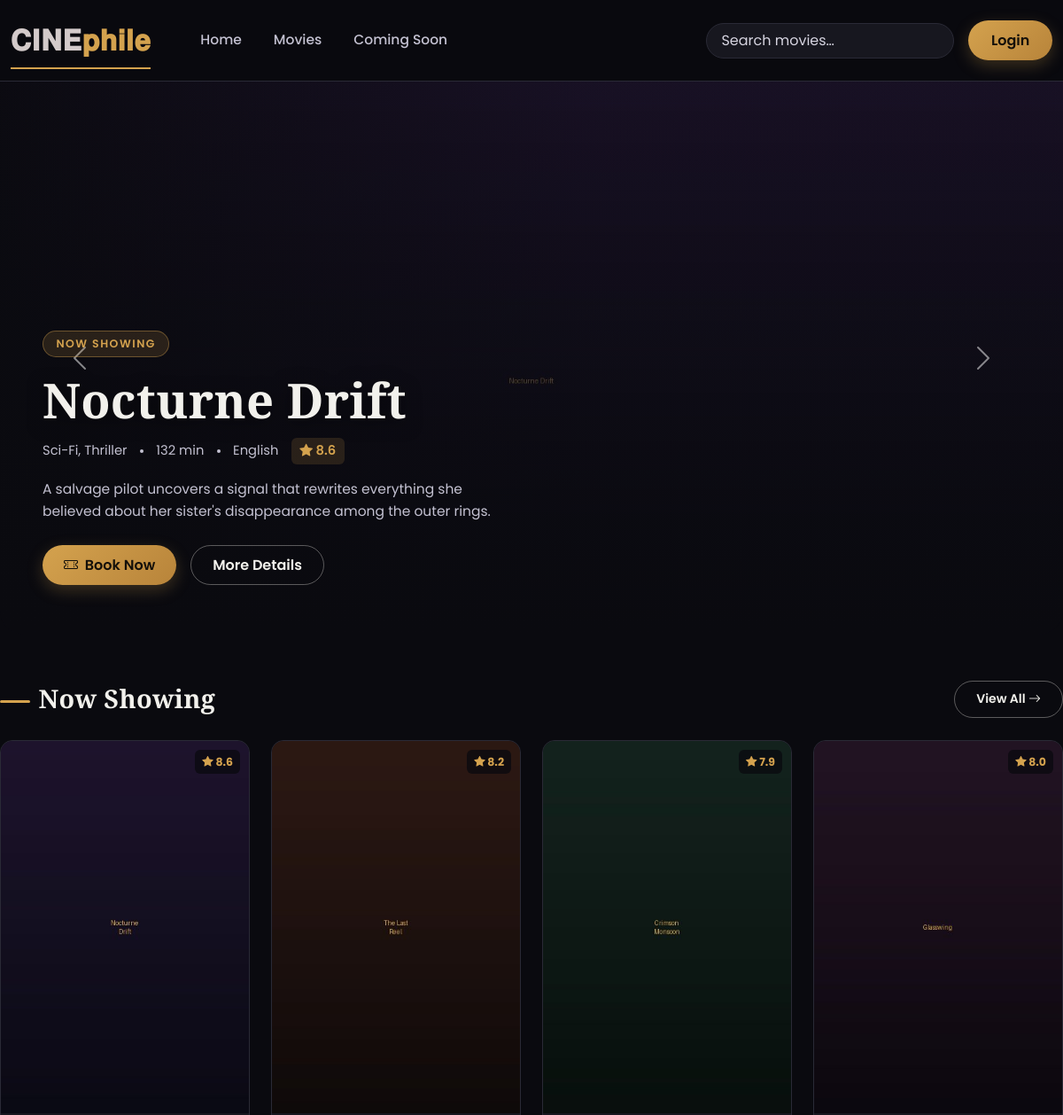
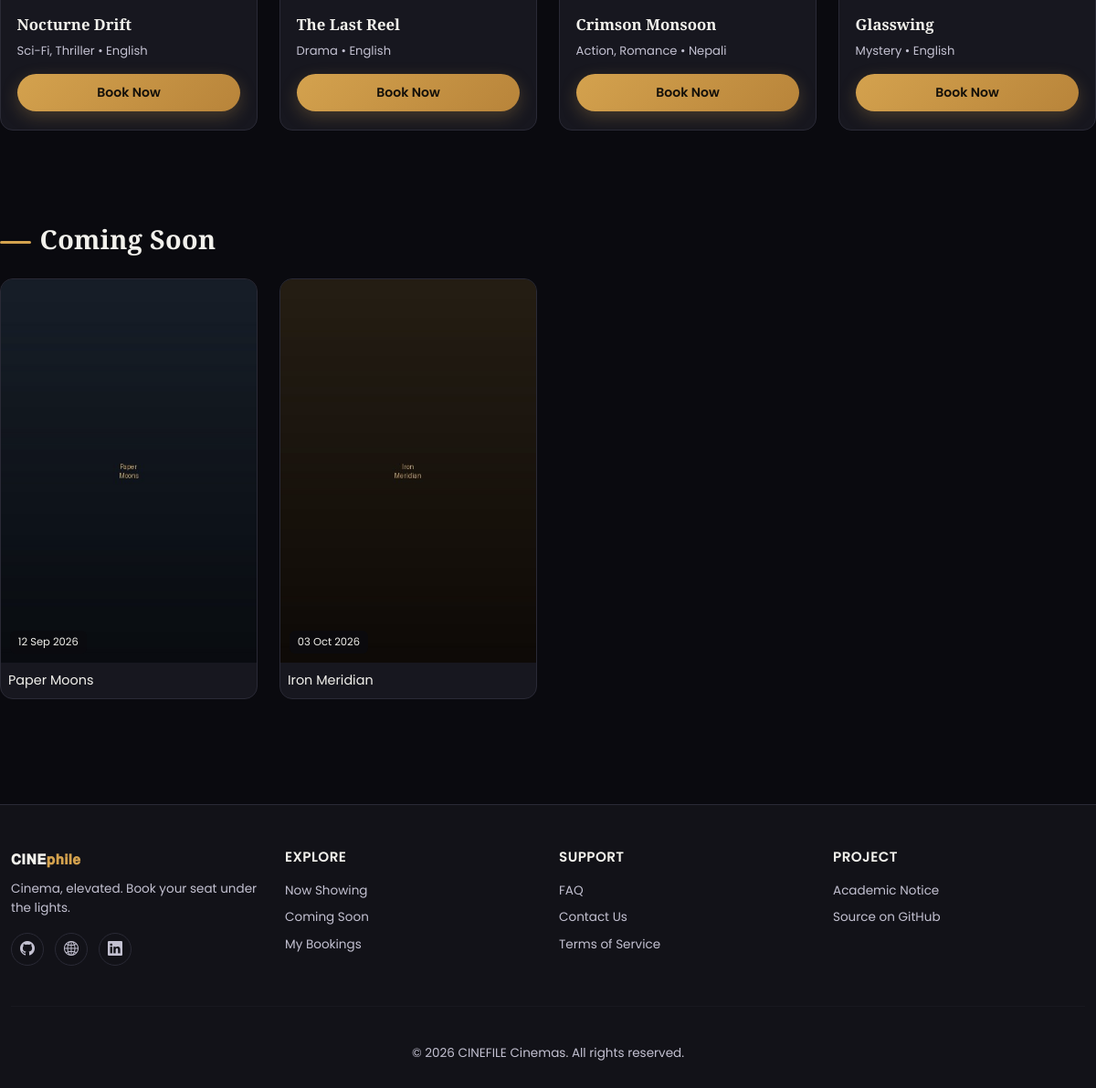
The page / on the database its author committed (2 pictures, top to bottom).
### tables this page shows
CREATE TABLE movies (
  id INT AUTO_INCREMENT PRIMARY KEY,
  title VARCHAR(200) NOT NULL,
  genre VARCHAR(150) NOT NULL,
  language VARCHAR(80) NOT NULL,
  duration INT NOT NULL COMMENT 'minutes',
  rating DECIMAL(2,1) DEFAULT 0.0,
  poster VARCHAR(255) DEFAULT NULL,
  backdrop VARCHAR(255) DEFAULT NULL,
  description TEXT,
  trailer_url VARCHAR(255) DEFAULT NULL,
  release_date DATE DEFAULT NULL,
  status ENUM('now_showing','coming_soon') DEFAULT 'now_showing',
  created_at TIMESTAMP DEFAULT CURRENT_TIMESTAMP,
  updated_at TIMESTAMP DEFAULT CURRENT_TIMESTAMP ON UPDATE CURRENT_TIMESTAMP,
  FULLTEXT KEY ft_search (title, genre, language)
);

### includes/functions.php (called while the page is built, shortened)
<?php
function is_logged_in(): bool
{
    return isset($_SESSION['user_id']);
}
function format_date_pretty($date): string
{
    return date('d M Y', strtotime($date));
}

### index.php (the view, shortened to what this page needs)
<?php
require_once __DIR__ . '/includes/auth.php';
$assetBase = '';
$heroMovies = $pdo->query("SELECT * FROM movies WHERE status='now_showing' ORDER BY created_at DESC LIMIT 5")->fetchAll();
$nowShowing = $pdo->query("SELECT * FROM movies WHERE status='now_showing' ORDER BY created_at DESC LIMIT 4")->fetchAll();
$comingSoon = $pdo->query("SELECT * FROM movies WHERE status='coming_soon' ORDER BY release_date ASC LIMIT 6")->fetchAll();
include __DIR__ . '/includes/header.php';
include __DIR__ . '/includes/navbar.php';
?>
<?php if ($heroMovies): ?>
<div id="heroCarousel" class="carousel slide" data-bs-ride="carousel" data-bs-interval="6000">
  <div class="carousel-inner">
    <?php foreach ($heroMovies as $i => $hero): ?>
    <div class="carousel-item <?= $i === 0 ? 'active' : '' ?>">
      <section class="lm-hero" style="background-image:url('<?= htmlspecialchars($hero['backdrop'] ?: 'assets/images/movies/placeholder-backdrop.jpg') ?>');">
        <div class="lm-hero-content">
          <span class="lm-hero-badge">Now Showing</span>
          <h1 class="lm-hero-title"><?= htmlspecialchars($hero['title']) ?></h1>
          <div class="lm-hero-meta">
            <span><?= htmlspecialchars($hero['genre']) ?></span>
            <span class="dot"></span>
            <span><?= (int)$hero['duration'] ?> min</span>
            <span class="dot"></span>
            <span><?= htmlspecialchars($hero['language']) ?></span>
            <span class="lm-rating-pill"><i class="bi bi-star-fill"></i> <?= number_format((float)$hero['rating'], 1) ?></span>
          </div>
          <p class="lm-hero-desc"><?= htmlspecialchars(mb_strimwidth($hero['description'], 0, 200, '…')) ?></p>
          <div class="d-flex gap-3">
            <a href="movie.php?id=<?= $hero['id'] ?>#shows" class="btn btn-lumiere px-4"><i class="bi bi-ticket-perforated me-1"></i> Book Now</a>
            <a href="movie.php?id=<?= $hero['id'] ?>" class="btn btn-outline-lumiere px-4">More Details</a>
          </div>
        </div>
      </section>
    </div>
    <?php endforeach; ?>
  </div>
  <?php if (count($heroMovies) > 1): ?>
  <button class="carousel-control-prev" type="button" data-bs-target="#heroCarousel" data-bs-slide="prev">
    <span class="carousel-control-prev-icon"></span>
  </button>
  <button class="carousel-control-next" type="button" data-bs-target="#heroCarousel" data-bs-slide="next">
    <span class="carousel-control-next-icon"></span>
  </button>
  <?php endif; ?>
</div>
<?php endif; ?>
<section class="lm-section container container-xl" id="now-showing">
  <div class="lm-section-head">
    <h2><span class="lm-accent-bar"></span>Now Showing</h2>
    <a href="movies.php" class="btn btn-outline-lumiere btn-sm">View All <i class="bi bi-arrow-right"></i></a>
  </div>
  <div class="row g-4">
    <?php foreach ($nowShowing as $m): ?>
    <div class="col-6 col-md-4 col-lg-3">
      <a href="movie.php?id=<?= $m['id'] ?>" class="movie-card d-block">
        <div class="poster-wrap">
          <img src="<?= htmlspecialchars($m['poster'] ?: 'assets/images/movies/placeholder.jpg') ?>" alt="<?= htmlspecialchars($m['title']) ?>" loading="lazy">
          <?php if ($m['rating'] > 0): ?>
          <span class="rating-badge"><i class="bi bi-star-fill"></i> <?= number_format($m['rating'], 1) ?></span>
          <?php endif; ?>
        </div>
        <div class="card-body">
          <div class="movie-title"><?= htmlspecialchars($m['title']) ?></div>
          <div class="movie-meta"><?= htmlspecialchars($m['genre']) ?> • <?= htmlspecialchars($m['language']) ?></div>
          <span class="btn btn-lumiere btn-sm w-100">Book Now</span>
        </div>
      </a>
    </div>
    <?php endforeach; ?>
  </div>
</section>
<?php if ($comingSoon): ?>
<section class="lm-section container container-xl" id="coming-soon">
  <div class="lm-section-head">
    <h2><span class="lm-accent-bar"></span>Coming Soon</h2>
  </div>
  <div class="row g-4">
    <?php foreach ($comingSoon as $m): ?>
    <div class="col-6 col-md-4 col-lg-3">
      <a href="movie.php?id=<?= $m['id'] ?>" class="coming-card d-block">
        <div class="poster-wrap">
          <img src="<?= htmlspecialchars($m['poster'] ?: 'assets/images/movies/placeholder.jpg') ?>" alt="<?= htmlspecialchars($m['title']) ?>" loading="lazy">
          <span class="release-badge"><?= format_date_pretty($m['release_date']) ?></span>
        </div>
        <div class="p-2">
          <div class="movie-title" style="font-size:0.9rem;"><?= htmlspecialchars($m['title']) ?></div>
        </div>
      </a>
    </div>
    <?php endforeach; ?>
  </div>
</section>
<?php endif; ?>
<?php include __DIR__ . '/includes/footer.php'; ?>

### includes/header.php (shortened to what this page needs)
<!DOCTYPE html>
<html lang="en">
<head>
<link href="https://cdn.jsdelivr.net/npm/bootstrap@5.3.3/dist/css/bootstrap.min.css" rel="stylesheet">
<link rel="stylesheet" href="https://cdn.jsdelivr.net/npm/bootstrap-icons@1.11.3/font/bootstrap-icons.css">
<link rel="stylesheet" href="<?= $assetBase ?? '' ?>assets/css/style.css">
</head>
<body>

### includes/navbar.php (shortened to what this page needs)
<?php $base = $assetBase ?? ''; ?>
<nav class="navbar navbar-expand-lg lm-navbar">
  <div class="container container-xl">
    <a class="navbar-brand lm-brand" href="<?= $base ?>index.php">
𝐂𝐈𝐍𝐄<span>𝐩𝐡𝐢𝐥𝐞</span></a>
    <div class="collapse navbar-collapse" id="lmNav">
      <ul class="navbar-nav me-auto mb-2 mb-lg-0 ms-lg-4 gap-1">
        <li class="nav-item"><a class="nav-link" href="<?= $base ?>index.php">Home</a></li>
        <li class="nav-item"><a class="nav-link" href="<?= $base ?>movies.php">Movies</a></li>
        <li class="nav-item"><a class="nav-link" href="<?= $base ?>movies.php#coming-soon">Coming Soon</a></li>
      </ul>
      <form class="d-flex position-relative lm-search-form me-3 mb-2 mb-lg-0" style="max-width:280px;" onsubmit="return false;">
        <input type="text" id="navSearchInput" class="form-control" placeholder="Search movies…" autocomplete="off">
      </form>
      <?php if (is_logged_in()): ?>
        <div class="dropdown">
          <a class="btn btn-outline-lumiere dropdown-toggle d-flex align-items-center gap-2" href="#" role="button" data-bs-toggle="dropdown">
            <i class="bi bi-person-circle"></i> <?= htmlspecialchars(explode(' ', $_SESSION['user_name'])[0]) ?>
          </a>
          <ul class="dropdown-menu dropdown-menu-end lm-surface border-0 mt-2">
            <li><a class="dropdown-item text-light" href="<?= $base ?>profile.php"><i class="bi bi-person me-2"></i>My Profile</a></li>
            <li><a class="dropdown-item text-light" href="<?= $base ?>my-bookings.php"><i class="bi bi-ticket-perforated me-2"></i>My Bookings</a></li>
            <li><a class="dropdown-item text-light" href="<?= $base ?>profile.php#password"><i class="bi bi-shield-lock me-2"></i>Change Password</a></li>
            <li><hr class="dropdown-divider" style="border-color:var(--lm-border)"></li>
            <li><a class="dropdown-item text-danger" href="<?= $base ?>logout.php"><i class="bi bi-box-arrow-right me-2"></i>Logout</a></li>
          </ul>
        </div>
      <?php else: ?>
        <a href="<?= $base ?>login.php" class="btn btn-lumiere">Login</a>
      <?php endif; ?>
    </div>
  </div>
</nav>

### includes/footer.php
<?php $base = $assetBase ?? ''; ?>
<footer class="lm-footer">
  <div class="container container-xl">
    <div class="row gy-4">
      <div class="col-md-3">
        <div class="lm-footer-brand mb-2">𝐂𝐈𝐍𝐄<span style="color:var(--lm-accent)">𝐩𝐡𝐢𝐥𝐞</span></div>
        <p class="small mb-3">Cinema, elevated. Book your seat under the lights.</p>
        <div class="lm-footer-social">
          <a href="https://github.com/yourusername/cinefile" target="_blank" rel="noopener noreferrer" class="lm-footer-social-link" aria-label="GitHub repository"><i class="bi bi-github"></i></a>
          <a href="https://your-portfolio.example.com" target="_blank" rel="noopener noreferrer" class="lm-footer-social-link" aria-label="Portfolio website"><i class="bi bi-globe2"></i></a>
          <a href="https://linkedin.com/in/yourusername" target="_blank" rel="noopener noreferrer" class="lm-footer-social-link" aria-label="LinkedIn profile"><i class="bi bi-linkedin"></i></a>
        </div>
      </div>
      <div class="col-md-3">
        <h6 class="lm-footer-heading">Explore</h6>
        <ul class="list-unstyled small lm-footer-links">
          <li class="mb-2"><a href="<?= $base ?>movies.php">Now Showing</a></li>
          <li class="mb-2"><a href="<?= $base ?>movies.php#coming-soon">Coming Soon</a></li>
          <li class="mb-2"><a href="<?= $base ?>my-bookings.php">My Bookings</a></li>
        </ul>
      </div>
      <div class="col-md-3">
        <h6 class="lm-footer-heading">Support</h6>
        <ul class="list-unstyled small lm-footer-links">
          <li class="mb-2"><a href="<?= $base ?>faq.php">FAQ</a></li>
          <li class="mb-2"><a href="<?= $base ?>contact.php">Contact Us</a></li>
          <li class="mb-2"><a href="<?= $base ?>terms.php">Terms of Service</a></li>
        </ul>
      </div>
      <div class="col-md-3">
        <h6 class="lm-footer-heading">Project</h6>
        <ul class="list-unstyled small lm-footer-links">
          <li class="mb-2"><a href="<?= $base ?>terms.php#academic-notice">Academic Notice</a></li>
          <li class="mb-2"><a href="https://github.com/yourusername/cinefile" target="_blank" rel="noopener noreferrer">Source on GitHub</a></li>
        </ul>
      </div>
    </div>
    <hr class="lm-footer-divider">
    <div class="lm-footer-bottom text-center">
      <p class="small mb-1">&copy; <?= date('Y') ?> CINEFILE Cinemas. All rights reserved.</p>
    </div>
  </div>
</footer>
<div class="toast-container position-fixed bottom-0 end-0 p-3" id="lmToastContainer"></div>
</body>
</html>

### rows shown on the page
movies: backdrop (picture), title "Nocturne Drift", genre "Sci-Fi, Thriller", duration "132", language "English", rating "8.6", description "A salvage pilot uncovers a signal that rewrites everything she believed about her sister's disappearance among the outer rings.", poster (picture)
movies: poster (picture), rating "8.2", title "The Last Reel", genre "Drama", language "English"
movies: poster (picture), rating "7.9", title "Crimson Monsoon", genre "Action, Romance", language "Nepali"
movies: poster (picture), rating "8.0", title "Glasswing", genre "Mystery", language "English"
movies: poster (picture), release_date "12 Sep 2026", title "Paper Moons"
movies: poster (picture), release_date "03 Oct 2026", title "Iron Meridian"
